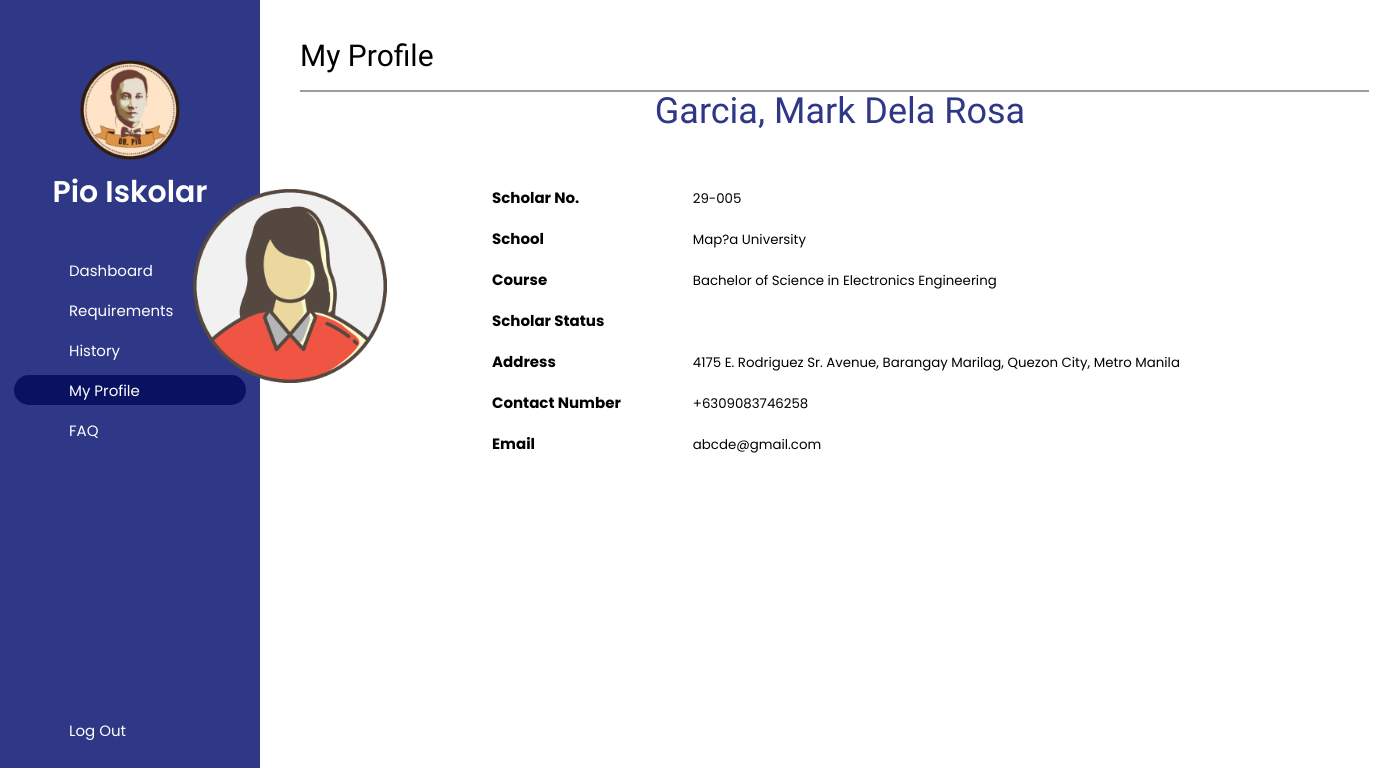
The app's page /html/profile.php (signed in), older data.
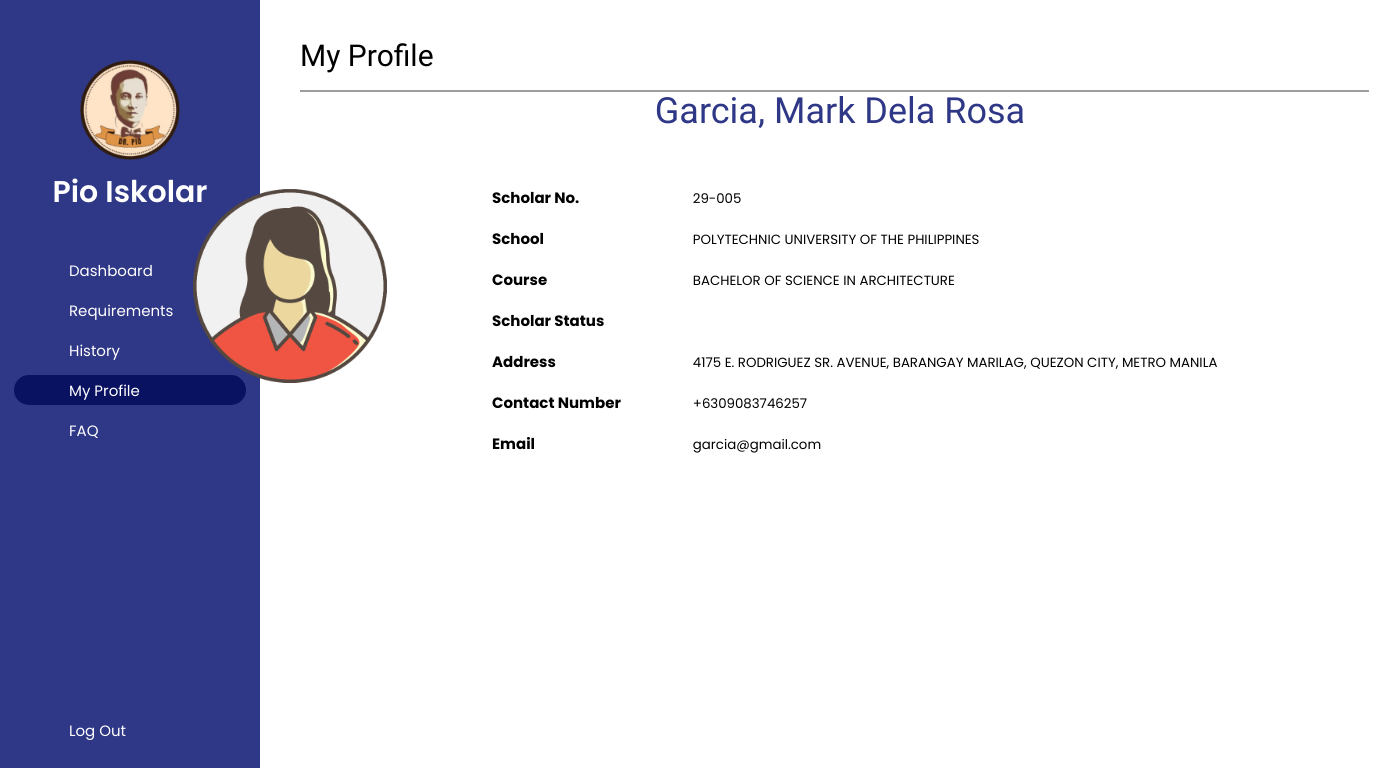
The same page, newer data.
### tables this page shows
CREATE TABLE `scholar` (
  `scholar_id` int(11) NOT NULL COMMENT 'B#SID',
  `batch_no` int(11) NOT NULL COMMENT 'B#',
  `user_id` int(11) NOT NULL COMMENT 'user table',
  `status` varchar(20) NOT NULL COMMENT 'status name',
  `last_name` varchar(30) NOT NULL COMMENT 'CAPS LOCK',
  `first_name` varchar(100) NOT NULL COMMENT 'CAPS LOCK',
  `middle_name` varchar(20) DEFAULT NULL COMMENT 'CAPS LOCK',
  `school` varchar(150) NOT NULL COMMENT 'CAPS LOCK',
  `course` varchar(150) NOT NULL COMMENT 'CAPS LOCK',
  `_address` text NOT NULL COMMENT 'CAPS LOCK',
  `contact` varchar(20) NOT NULL COMMENT 'phone number',
  `email` varchar(320) NOT NULL COMMENT 'example@provider.com',
  `remarks` text DEFAULT NULL
);

### functions/scholar_view.php (the view, shortened to what this page needs)
<?php
include_once('../functions/general.php');
global $conn;
function scholarView() {
    global $conn;
    $id = $_SESSION['sid'];
    $display = "SELECT * FROM scholar WHERE scholar_id = '$id'";
    $result = $conn->query($display);
    if ($result->num_rows > 0) {
        while ($row = $result->fetch_assoc()) {
            $sch_id = substr($row["scholar_id"], 0, 2) . '-' . substr($row["scholar_id"], 2, 3);
            $profile = [
                'Scholar No.' => $sch_id,
                'School' => $row['school'],
                'Course' => $row['course'],
                'Scholar Status' => $row['status'],
                'Address' => $row['_address'],
                'Contact Number' => $row['contact'],
                'Email' => $row['email']
            ];
            echo '
                <div class="profile">
                    <form action="" method="post" id="profileForm">
                        <div class="profile_name">
                            <img src="images/profile.png" alt="Profile Picture"> <br>
                        </div>
                        <div class="profile-info">
                            <table>
            ';
            foreach ($profile as $key => $value) {
                echo '
                    <tr>
                        <th style="width: 20%">'.$key.'</th>
                        <td>';
                if ($key == 'School') {
                    echo '<input type="text" name="school" value="'.$value.'" class="input2" style="text-align: left; width: 100%;" readonly>';
                } elseif ($key == 'Course') {
                    echo '<input type="text" name="course" value="'.$value.'" class="input2" style="text-align: left;" readonly>';
                } elseif ($key == 'Scholar Status') {
                    echo '<input name="scholar_status" id="scholarStatus" class="input2" style="text-align: left;" readonly>';
                } elseif ($key == 'Batch ID') {
                    echo '<input type="text" name="batch_id" value="'.$value.'" class="input2" style="text-align: left;s" readonly>';
                } else {
                    echo '<input type="text" name="'.strtolower(str_replace(' ', '_', $key)).'" value="'.$value.'" class="input2" style="text-align: left;" readonly>';
                }
                echo '</td>
                    </tr>
                ';
            }
            echo '
                            </table>
                        </div>
                    </form>
                </div>
            ';
        }
    }
}
?>

### html/profile.php (shortened to what this page needs)
<?php
    include_once('../functions/general.php');
    include('../functions/scholar_view.php');
?>
<!DOCTYPE html>
<html lang="en">
<head>
    <link rel="stylesheet" href="css/ad_skoDetail.css">
    <link rel="stylesheet" href="css/confirm.css">
</head>
<body>
    <?php include 'navbar.php';?>
    <div class="main1">
        <div class="topBar">
            <div class="headerName">
                <h1>My Profile</h1>
            </div>
            <div class="headerRight">
                <div class="notifs">
                </div>
            </div>
        </div>
        <div class="line"></div>
        <div class="details"><center>
            <?php scholarFull(); ?>
        </center></div>
        <?php scholarView();?>
    </div>
    <div id="passOverlay" class="passOverlay">
        <div class="pass-content">
            <div class="infos">
                <h2>Change Password</h2>
                <span class="closePass" onclick="closePass()">&times;</span>
            </div>
            <br><br>
            <form action="" method="POST">
                <div class="inner-content">
                    <label class="passText" for="oldPassword">Enter Current Password:</label> <br>
                </div>
                <div class="inner-content">
                    <label class="passText" for="newPassword">Enter New Password:</label> <br>
                </div>
                <div class="inner-content">
                    <label class="passText" for="confirmPassword">Confirm Password:</label> <br>
                </div> <br>
                <div class="enter-button-container">
                    <button class="enter-button" type="submit"> Enter </button>
                </div>
            </form> <br>
        </div>
    </div>
    <?php include 'notif.php'; ?>
</body>
</html>

### html/navbar.php (shortened to what this page needs)
<link rel="stylesheet" href="css/navbar.css">
<nav class="sidebar">
    <header>
        <div class="sideHeader">
            <span class="headerLogo">
                <img src="images/pio-logo.png" alt="logo">
            </span>
            <div class="headerText">
                <h1>Pio Iskolar</h1>
            </div>
        </div>
    </header>
    <div class="navBar">
        <ul class="navLinks">
            <li class="navLink"> <a href="dashboard.php" onclick="activateLink(this)">
                <span class="text"> Dashboard </span>
            </a> </li>
            <li class="navLink"> <a href="docs.php" onclick="activateLink(this)">
                <span class="text"> Requirements </span>
            </a> </li>
            <li class="navLink"> <a href="history.php" onclick="activateLink(this)">
                <span class="text"> History </span>
            </a> </li>
            <li class="navLink"> <a href="profile.php" onclick="activateLink(this)">
                <span class="text"> My Profile </span>
            </a> </li>
            <li class="navLink"> <a href="faq.php" onclick="activateLink(this)">
            <span class="text"> FAQ </span>
        </a></li>
        </ul>
    </div>
    <div class="bottom-content">
        <li class="navLink"><a href="logout.php">
            <span class="text"> Log Out </span>
        </a></li>
    </div>
</nav>

### functions/general.php (shortened to what this page needs)
<?php
    $serv = "localhost";
    $host = "root";
    $keys = "";
    $dbnm = "pio_iskolar";
    $ports = [3308, 3307, 3306];
    $conn = new mysqli($serv, $host, $keys, $dbnm, $ports[0]);
    function scholarFull() {
        global $conn;
        $id = $_SESSION['sid'];
        $display = "SELECT * FROM scholar WHERE scholar_id = '$id'";
        $result = $conn->query($display);
        if ($result->num_rows > 0) {
            while ($row = $result->fetch_assoc()) {
                print '
                    <h1>'.$row['last_name'].', '.$row['first_name'].' '.$row['middle_name'].'</h1>
                ';
            }
        }
    }
?>

### html/notif.php (shortened to what this page needs)
<link rel="stylesheet" href="css/notif.css">

### html/css/ad_skoDetail.css (style rules this page uses)
* { margin: 0; padding:0; box-sizing: border-box; font-family: 'Poppins', 'Lexend'; }
.details { grid-row: 2 / 3; grid-column: 1 / 5; }
.details h1 { font-family: 'Lexend'; font-size: 36px; font-weight: 500; color: #2f3787; }
form { display:inherit; margin:0; padding:0; }
.profile { grid-row: 3 / 4; grid-column: 1 / 5; display: flex; justify-content: center; }
.profile_name img { margin-top: 20px; width: 200px; height: 200px; margin-right: 100px; }
.profile-info { display: flex; flex-direction: column; width: 1000px; position: relative; }
.profile-info table { margin-top: 10px; font-size: 15px; }
.profile-info table td { padding: 8px 0px; border-color: none; }
.profile-info table th { padding: 8px 0px; text-align: left; }
.input2 { flex: 1; border: none; outline: none; background-color: transparent; width: 100%; text-align: center; }
.active, .tblTitle:hover { background-color: #ccc; }

### html/css/confirm.css (style rules this page uses)
.inner-content { padding-bottom: 30px; padding-left: 10%; }

### html/css/navbar.css (style rules this page uses)
* { margin: 0; padding:0; box-sizing: border-box; font-family: 'Poppins', 'Lexend'; }
.sidebar { font-family: 'Poppins'; position: fixed; top: 0; left: 0; height: 100%; width: 260px; padding: 10px 14px; background: #2F3787; overflow: hidden; }
.sidebar .sideHeader { display: flex; flex-direction: column; align-items: center; justify-content: center; margin-top: 50px; }
.sidebar .headerLogo { align-items: center; }
.sidebar .headerLogo img { width: 100px; display: block; margin: 0 auto; }
.sideHeader .headerText { margin-top: 10px; margin-bottom: 10px; }
.sidebar .headerText h1 { text-align: center; font-size: 30px; font-weight: 600; color: white; }
.sidebar .navBar { height: calc(100% - 300px); display: flex; flex-direction: column; justify-content: space-between; padding-top: 20px; }
.sidebar .bottom-content { bottom: 30px; width: 100%; }
.sidebar li { background-color: transparent; height: 30px; margin-top: 10px; list-style: none; display: flex; align-items: center; }
.sidebar li a { height: 100%; width: 100%; display: flex; align-items: center; text-decoration: none; border-radius: 20px; transition: 0.4s; }
.sidebar li.active a { background: #091161; }
.sidebar li .text { color: #fff; transition: 0.2s; font-size: 15px; margin-left: 20px; }
.main1 { display: grid; grid-template-rows: 70px 10% 40% 40%; grid-template-columns: 25% 25% 25% 25%; position: absolute; width: calc(100% - 260px); left: 260px; min-height: 100%; background-color: #fff; transition: 0.5s; padding: 20px 20px 20px 40px; }
.topBar { grid-row: 1 / 2; grid-column: 1 / 5; display: flex; float: right; justify-content: space-between; align-items: center; }
.headerName { display: flex; flex-grow: 1; }
.headerName h1 { font-family: 'Lexend'; font-size: 30px; font-weight: 300; }
.headerRight { display: flex; align-items: center; margin-left: auto; float: right; }
.notifs { position: relative; top: 0; display: flex; align-items: center; justify-content: center; align-items: center; width: 30px; height: 30px; cursor: pointer; margin-right: 20px; }
.line { grid-row: 2 / 2; grid-column: 1 / 5; width: 99%; height: 2px; background-color: #9D9D9D; z-index: 2; }

### html/css/notif.css (style rules this page uses)
* { margin: 0; padding:0; box-sizing: border-box; font-family: 'Poppins', sans-serif; }

Row changes from the older to the newer data that the page shows:
changed scholar "Garcia": school "Map?a University" → "POLYTECHNIC UNIVERSITY OF THE PHILIPPINES"; course "Bachelor of Science in Electronics Engineering" → "BACHELOR OF SCIENCE IN ARCHITECTURE"; address "4175 E. Rodriguez Sr. Avenue, Barangay Marilag, Quezon City, Metro Manila" → "4175 E. RODRIGUEZ SR. AVENUE, BARANGAY MARILAG, QUEZON CITY, METRO MANILA"; contact_number "+6309083746258" → "+6309083746257"; email "abcde@gmail.com" → "garcia@gmail.com"
